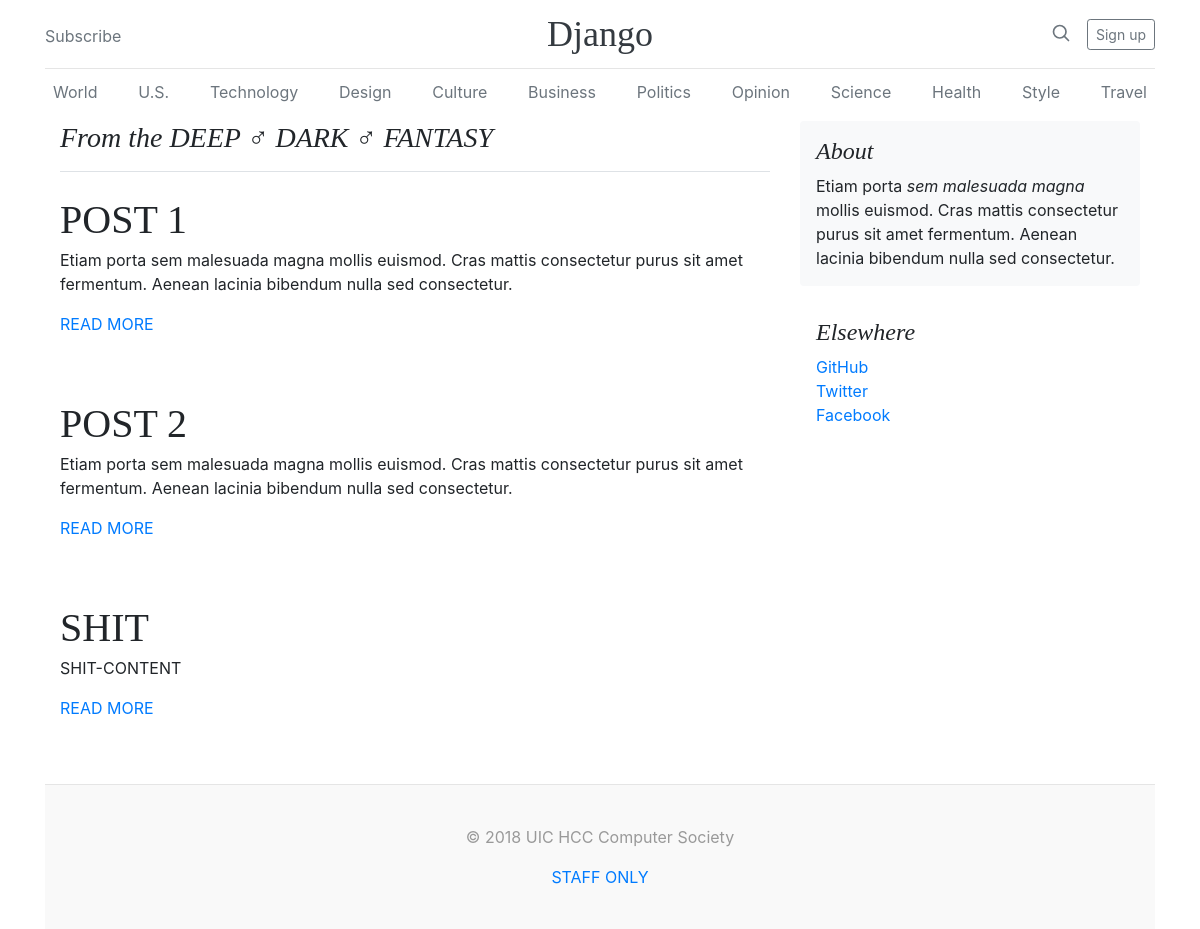
The page /blog/ on the database as committed earlier.
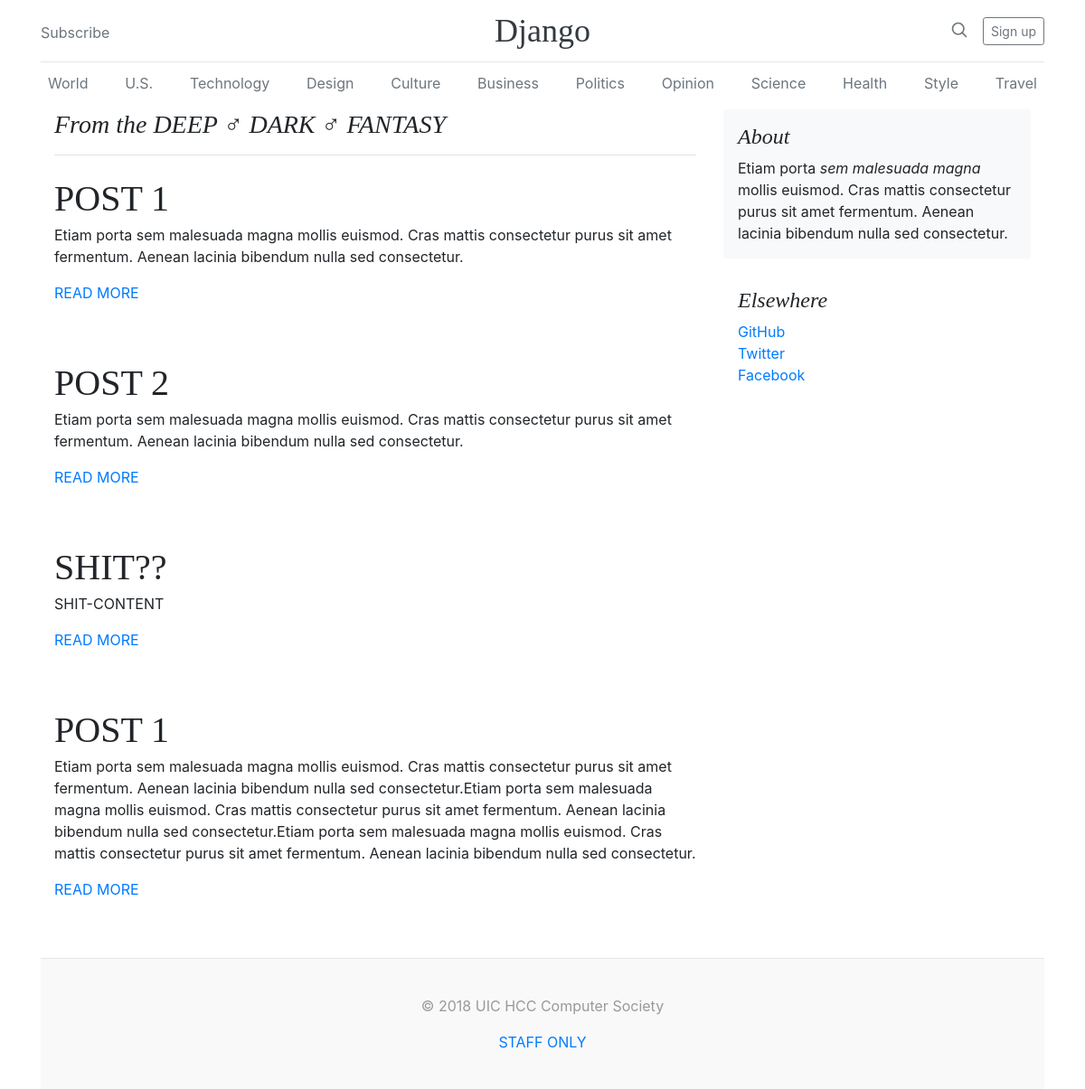
The same page on the database as committed later.
### blog/models.py (models this page shows, shortened)
class Article(models.Model):
    title = models.CharField(max_length=32, default='Title')
    content = models.TextField(null=True)

### blog/views.py (the view)
# urls.py: path('', views.index),
def index(request):
    article = models.Article.objects.all()
    return render(request, 'index.html', {'articles': article})

### blog/templates/index.html (shortened to what this page needs)
<!doctype html>
<html lang="en">
  <head>
    <link href="https://cdn.bootcss.com/bootstrap/4.0.0/css/bootstrap.min.css" rel="stylesheet">
  </head>
  <body>
    <div class="container">
      <header class="blog-header py-3">
        <div class="row flex-nowrap justify-content-between align-items-center">
          <div class="col-4 pt-1">
            <a class="text-muted" href="#">Subscribe</a>
          </div>
          <div class="col-4 text-center">
            <a class="blog-header-logo text-dark" href="#">Django</a>
          </div>
          <div class="col-4 d-flex justify-content-end align-items-center">
            <a class="text-muted" href="#">
              <svg xmlns="http://www.w3.org/2000/svg" width="20" height="20" viewBox="0 0 24 24" fill="none" stroke="currentColor" stroke-width="2" stroke-linecap="round" stroke-linejoin="round" class="mx-3"><circle cx="10.5" cy="10.5" r="7.5"></circle><line x1="21" y1="21" x2="15.8" y2="15.8"></line></svg>
            </a>
            <a class="btn btn-sm btn-outline-secondary" href="#">Sign up</a>
          </div>
        </div>
      </header>
      <div class="nav-scroller py-1 mb-2">
        <nav class="nav d-flex justify-content-between">
          <a class="p-2 text-muted" href="#">World</a>
          <a class="p-2 text-muted" href="#">U.S.</a>
          <a class="p-2 text-muted" href="#">Technology</a>
          <a class="p-2 text-muted" href="#">Design</a>
          <a class="p-2 text-muted" href="#">Culture</a>
          <a class="p-2 text-muted" href="#">Business</a>
          <a class="p-2 text-muted" href="#">Politics</a>
          <a class="p-2 text-muted" href="#">Opinion</a>
          <a class="p-2 text-muted" href="#">Science</a>
          <a class="p-2 text-muted" href="#">Health</a>
          <a class="p-2 text-muted" href="#">Style</a>
          <a class="p-2 text-muted" href="#">Travel</a>
        </nav>
      </div>
    <main role="main" class="container">
      <div class="row">
        <div class="col-md-8 blog-main">
          <h3 class="pb-3 mb-4 font-italic border-bottom">
            From the DEEP ♂ DARK ♂ FANTASY
          </h3>
          {% for article in articles %}
          <div class="blog-post">
            <h2 class="blog-post-title">{{ article.title }}</h2>
              <p>{{ article.content }}</p>
              <a href="{% url 'post_page' article.id %}">READ MORE</a>
          </div>
          {% endfor %}
        </div>
        <aside class="col-md-4 blog-sidebar">
          <div class="p-3 mb-3 bg-light rounded">
            <h4 class="font-italic">About</h4>
            <p class="mb-0">Etiam porta <em>sem malesuada magna</em> mollis euismod. Cras mattis consectetur purus sit amet fermentum. Aenean lacinia bibendum nulla sed consectetur.</p>
          </div>
          <div class="p-3">
            <h4 class="font-italic">Elsewhere</h4>
            <ol class="list-unstyled">
              <li><a href="#">GitHub</a></li>
              <li><a href="#">Twitter</a></li>
              <li><a href="#">Facebook</a></li>
            </ol>
          </div>
        </aside>
      </div>
    </main>
    <footer class="blog-footer">
      <p>&copy; 2018 UIC HCC Computer Society</p>
      <p>
        <a href="{% url 'edit_page' 0 %}">STAFF ONLY</a>
      </p>
    </footer>
  </body>
</html>

Rows that differ between the two databases and show on the page:
changed Article "SHIT-CONTENT": title "SHIT" → "SHIT??"
added Article: title "POST 1", content "Etiam porta sem malesuada magna mollis euismod. Cras mattis consectetur purus sit amet fermentum. Aenean lacinia bibendum nulla sed consectetur.Etiam porta sem malesuada magna mollis euismod. Cras mattis consectetur purus sit amet fermentum. Aenean lacinia bibendum nulla sed consectetur.Etiam porta sem malesuada magna mollis euismod. Cras mattis consectetur purus sit amet fermentum. Aenean lacinia bibendum nulla sed consectetur."
